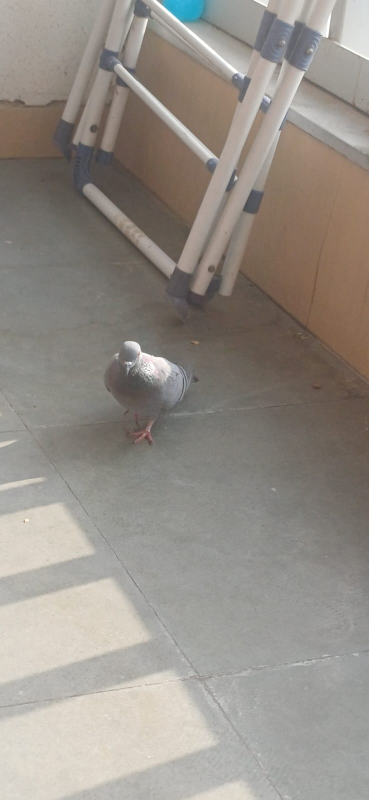
#> input picture real/WhatsApp Image 2026-06-29 at 19.27.32 (1).jpeg, 737 x 1600 px (shown at 1/2 size); its folder holds only this picture in this run
$ python -i features.py   (imports and definitions only)
#> lines starting #> are read from the running program, lines starting #| are printed output that depends on the picture; after the words box and inside, x2 and y2 are one past the last pixel; in counts of white or black regions, pixels touching at a corner belong together
#> in _load_rgb_and_patch, img is the input picture: PIL image 737x1600 RGB; mean R, G, B 148.8, 142.6, 135.5
"""
features.py
-----------
Turns one image into a small vector of numbers ("features") that capture the
visual differences between a REAL photo and a PHOTO OF A SCREEN (recapture).

Why these features (the physics):

1. FREQUENCY-DOMAIN ENERGY (FFT)
   A screen has a regular sub-pixel grid. When you photograph it, that grid
   beats against the camera's own sensor grid and produces a moire pattern -
   a repeating texture that shows up as extra energy at mid/high spatial
   frequencies in the 2D Fourier transform. Real-world textures (skin, cloth,
   walls, leaves) don't have this regular grid, so their frequency energy
   falls off smoothly. We measure how much energy sits in mid/high bands
   relative to total energy, and how "spiky" (peaky) that energy is.

2. COLOR STATISTICS
   Screens emit light (backlight + RGB sub-pixels) instead of reflecting it.
   This tends to push colors towards a cooler/bluer cast, compress contrast
   in highlights, and produce a narrower, more uniform saturation range.
   We measure mean/std of hue, saturation, and the blue-vs-red balance.

3. LOCAL SHARPNESS / BLUR CONSISTENCY
   Real-world scenes have depth: parts of the image are sharp, parts are
   naturally out of focus (depth of field). A recapture is a flat 2D surface
   photographed by a camera, so its sharpness pattern is much more uniform
   across the frame. We tile the image and measure the variance of a
   Laplacian-based sharpness score across tiles - real photos vary more.

4. GLARE / SPECULAR HIGHLIGHTS
   Screens (and printouts under any indoor light) often have flat, bright,
   low-saturation patches caused by glare reflecting off a flat surface.
   We measure how much of the image is in "near-white, low-saturation,
   high-brightness" territory.

5. EDGE / BEZEL HINTS
   If a screen edge, bezel, or rectangular frame is visible, there's often a
   strong straight-line signature near the image border. We do a cheap check
   for strong horizontal/vertical gradient concentration near the border.

All features are scale-invariant-ish (images are resized to a fixed size
first) and computed with plain numpy/scipy/PIL so they're cheap and easy to
port to a phone (no heavy deep-learning runtime needed).
"""

import numpy as np
from PIL import Image
from scipy import ndimage

# Fixed working size keeps features comparable across different camera
# resolutions, and keeps everything fast.
WORK_SIZE = 512


def _crop_center_square(img):
    w, h = img.size
#> w = 737; h = 1600
    min_dim = min(w, h)
#> min_dim = 737
    left = (w - min_dim) // 2
#> left = 0
    top = (h - min_dim) // 2
#> top = 431
    right = left + min_dim
#> right = 737
    bottom = top + min_dim
#> bottom = 1168
    return img.crop((left, top, right, bottom))


def _load_rgb_and_patch(image_path_or_img):
    if isinstance(image_path_or_img, Image.Image):
        img = image_path_or_img.convert("RGB")
    else:
        img = Image.open(image_path_or_img).convert("RGB")

    # Crop to square first to avoid warping aspect ratio
    square_img = _crop_center_square(img)

    # 1. Global image for color, sharpness tiling, glare, and borders
    global_img = square_img.resize((WORK_SIZE, WORK_SIZE), Image.BILINEAR)
    global_rgb = np.asarray(global_img).astype(np.float32)

    # 2. Original-resolution patch for frequency domain moire patterns
    orig_w, orig_h = square_img.size
#> orig_w = 737; orig_h = 737
    if orig_w > WORK_SIZE:
        left = (orig_w - WORK_SIZE) // 2
#> left = 112
        top = (orig_h - WORK_SIZE) // 2
#> top = 112
        patch_img = square_img.crop((left, top, left + WORK_SIZE, top + WORK_SIZE))
    else:
        patch_img = global_img

    patch_rgb = np.asarray(patch_img).astype(np.float32)

    return global_rgb, patch_rgb


def _to_gray(rgb):
    return (0.299 * rgb[..., 0] + 0.587 * rgb[..., 1] + 0.114 * rgb[..., 2])
#> returned value: shape (512, 512) float32


def _fft_features(gray):
    """Energy distribution in the frequency domain (moire / screen-grid signal)."""
    # Window to reduce edge-of-image artifacts in the FFT
    h, w = gray.shape
#> h = 512; w = 512
    win = np.outer(np.hanning(h), np.hanning(w))
    f = np.fft.fft2(gray * win)
    fshift = np.fft.fftshift(f)
    mag = np.abs(fshift)
    mag_log = np.log1p(mag)
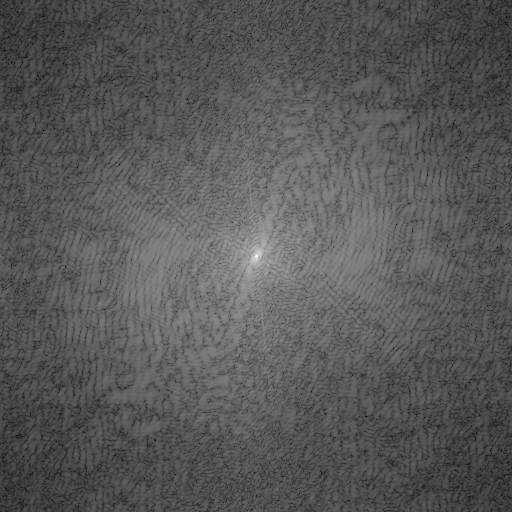
#> mag_log: shape (512, 512) float64; min 0.659, max 15.83, mean 5.92; drawn with min black and max white

    cy, cx = h // 2, w // 2
#> cy = 256; cx = 256
    yy, xx = np.mgrid[0:h, 0:w]
    r = np.sqrt((yy - cy) ** 2 + (xx - cx) ** 2)
    r_norm = r / r.max()

    # Ring masks: low / mid / high frequency bands
    low_mask = r_norm < 0.08
    mid_mask = (r_norm >= 0.08) & (r_norm < 0.30)
    high_mask = r_norm >= 0.30

    total = mag_log.sum() + 1e-8
#> total = 1552395.5
    low_e = mag_log[low_mask].sum() / total
#> low_e = 0.0159
    mid_e = mag_log[mid_mask].sum() / total
#> mid_e = 0.17
    high_e = mag_log[high_mask].sum() / total
#> high_e = 0.814

    # "Peakiness": screens often create a few sharp narrow spikes in the
    # mid band (moire), rather than smoothly distributed energy.
    mid_vals = mag_log[mid_mask]
    mid_peakiness = (mid_vals.max() / (mid_vals.mean() + 1e-8)) if mid_vals.size else 0.0
#> mid_peakiness = 1.29

    return {
        "fft_low_e": low_e,
        "fft_mid_e": mid_e,
        "fft_high_e": high_e,
        "fft_mid_peakiness": mid_peakiness,
    }


def _color_features(rgb):
    r, g, b = rgb[..., 0], rgb[..., 1], rgb[..., 2]
    mx = rgb.max(axis=-1)
    mn = rgb.min(axis=-1)
    diff = mx - mn

    sat = np.where(mx > 0, diff / (mx + 1e-8), 0.0)
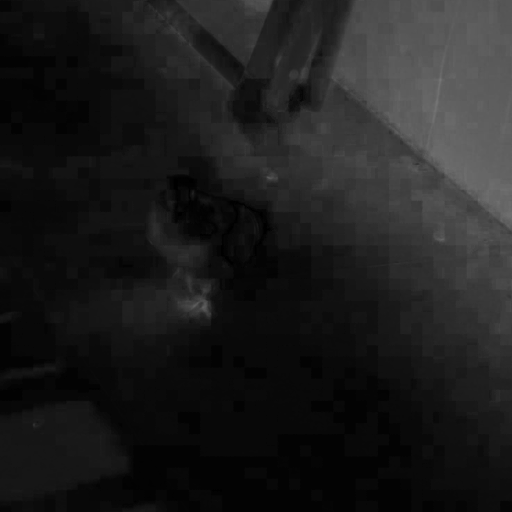
#> sat: shape (512, 512) float32; min 0, max 0.466, mean 0.117
    val = mx / 255.0

    blue_red_balance = (b.mean() - r.mean()) / 255.0  # screens often skew cool/blue
#> blue_red_balance = -0.0553

    return {
        "sat_mean": sat.mean(),
        "sat_std": sat.std(),
        "val_mean": val.mean(),
        "blue_red_balance": blue_red_balance,
        "r_std": r.std() / 255.0,
        "g_std": g.std() / 255.0,
        "b_std": b.std() / 255.0,
    }


def _sharpness_tiles(gray, tiles=8):
    """Variance of local sharpness across a tiled grid (depth-of-field cue)."""
#> called with tiles = 8
    h, w = gray.shape
    th, tw = h // tiles, w // tiles
    lap = ndimage.laplace(gray)
    scores = []
    for i in range(tiles):
        for j in range(tiles):
            tile = lap[i * th:(i + 1) * th, j * tw:(j + 1) * tw]
            if tile.size:
                scores.append(tile.var())
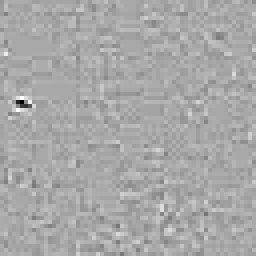
#> tile: shape (64, 64) float32 (shown 4 times larger); min -39, max 20, mean -0.00181; drawn with min black and max white
#> after the loop, scores = 64 values, max 462.9 at index 27, min 3.06 at index 6, mean 24.54
    scores = np.array(scores) if scores else np.array([0.0])
    return {
        "sharp_tile_mean": scores.mean(),
        "sharp_tile_std": scores.std(),
        "sharp_tile_cv": scores.std() / (scores.mean() + 1e-8),  # coefficient of variation
    }


def _glare_features(rgb):
    """Fraction of near-white, low-saturation, bright pixels (glare/screen glow)."""
    r, g, b = rgb[..., 0], rgb[..., 1], rgb[..., 2]
    mx = rgb.max(axis=-1)
    mn = rgb.min(axis=-1)
    sat = np.where(mx > 0, (mx - mn) / (mx + 1e-8), 0.0)
    bright = mx / 255.0

    glare_mask = (bright > 0.85) & (sat < 0.15)
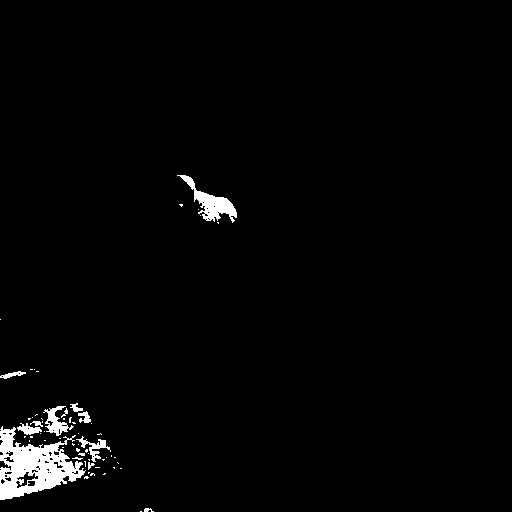
#> glare_mask: shape (512, 512) bool; 2.1% white; 61 white regions (49 under 20 px), largest, box (x1, y1, x2, y2) and area: (0, 426, 86, 500) 3190, (177, 175, 237, 223) 873, (43, 406, 74, 436) 370
    return {
        "glare_frac": glare_mask.mean(),
    }


def _border_edge_features(gray):
    """Cheap bezel/frame cue: strong straight gradients concentrated near border."""
    gy, gx = np.gradient(gray)
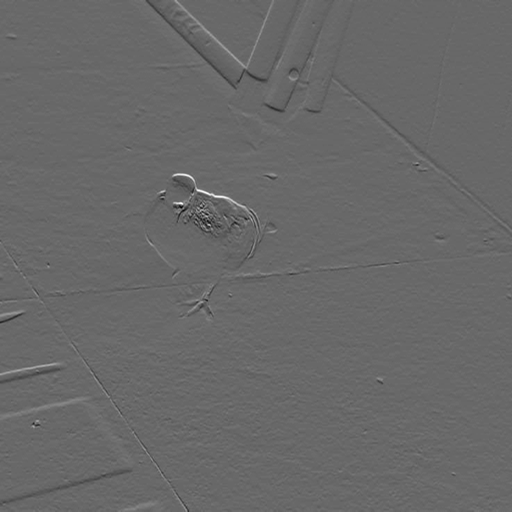
#> gy: shape (512, 512) float32; min -43.94, max 63.11, mean 0.1; drawn with min black and max white
    grad_mag = np.sqrt(gx ** 2 + gy ** 2)
    h, w = grad_mag.shape
    border = max(2, int(0.04 * min(h, w)))

    border_mask = np.zeros_like(grad_mag, dtype=bool)
    border_mask[:border, :] = True
    border_mask[-border:, :] = True
    border_mask[:, :border] = True
    border_mask[:, -border:] = True

    border_energy = grad_mag[border_mask].mean()
#> border_energy = 1.63
    interior_energy = grad_mag[~border_mask].mean() + 1e-8
#> interior_energy = 1.79
    return {
        "border_edge_ratio": border_energy / interior_energy,
    }


def _lbp_features(gray, bins=16):
    """Computes a histogram of Local Binary Patterns (LBP) for texture representation."""
#> called with bins = 16
    h, w = gray.shape
    lbp = np.zeros((h - 2, w - 2), dtype=np.uint8)

    # 8-neighborhood offsets (clockwise)
    offsets = [
        (-1, -1), (-1, 0), (-1, 1),
        (0, 1), (1, 1), (1, 0),
        (1, -1), (0, -1)
    ]

    center = gray[1:-1, 1:-1]

    for i, (dy, dx) in enumerate(offsets):
        neighbor = gray[1+dy : h-1+dy, 1+dx : w-1+dx]
        mask = neighbor >= center
        lbp += (mask.astype(np.uint8) << i)
#> this loop made 8 passes
#> pass 1, in _lbp_features, `mask = neighbor >= center`:
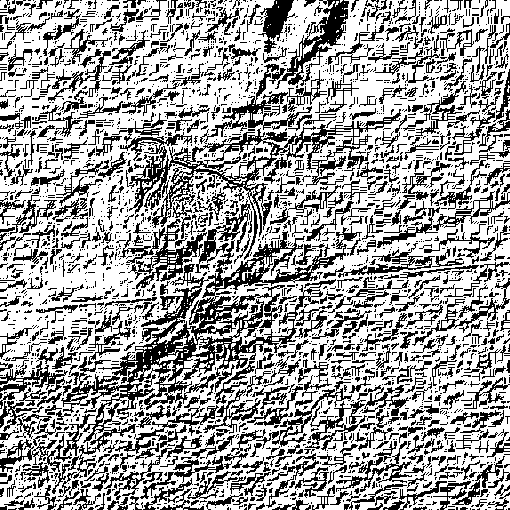
#> mask: shape (510, 510) bool; 63.8% white; black in thin lines or dots
#> after the loop:
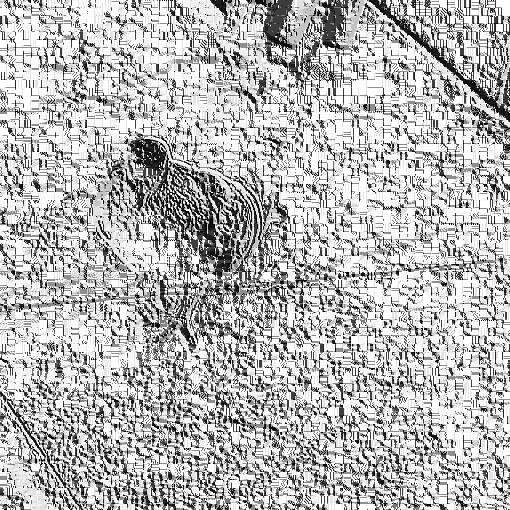
#> lbp: shape (510, 510); min 0, max 255, mean 182.8

    hist, _ = np.histogram(lbp, bins=bins, range=(0, 256), density=True)
#> hist = [0.00372, 0.00217, 0.000729, 0.0047, 0.000227, 6.44e-05, 0.000428, 0.00394, 0.00566, 0.0012, 0.000232, 0.00119, 0.00349, 0.000569, 0.00716, 0.027]
    return {f"lbp_bin_{i}": float(val) for i, val in enumerate(hist)}


LBP_BINS = 16
FEATURE_NAMES = [
    "fft_low_e", "fft_mid_e", "fft_high_e", "fft_mid_peakiness",
    "sat_mean", "sat_std", "val_mean", "blue_red_balance",
    "r_std", "g_std", "b_std",
    "sharp_tile_mean", "sharp_tile_std", "sharp_tile_cv",
    "glare_frac",
    "border_edge_ratio",
] + [f"lbp_bin_{i}" for i in range(LBP_BINS)]


def extract_features(image_path_or_img):
    """Main entry point: image -> fixed-length numpy feature vector."""
    global_rgb, patch_rgb = _load_rgb_and_patch(image_path_or_img)
    global_gray = _to_gray(global_rgb)
    patch_gray = _to_gray(patch_rgb)

    feats = {}
    feats.update(_fft_features(patch_gray))     # Run FFT on high-res patch to preserve moire
    feats.update(_color_features(global_rgb))
    feats.update(_sharpness_tiles(global_gray))
    feats.update(_glare_features(global_rgb))
    feats.update(_border_edge_features(global_gray))
    feats.update(_lbp_features(patch_gray, bins=LBP_BINS)) # Run LBP on high-res patch for texture

    vec = np.array([feats[name] for name in FEATURE_NAMES], dtype=np.float32)
#> vec = 32 values, max 58.96 at index 12, min -0.0553 at index 7, mean 2.82
    vec = np.nan_to_num(vec, nan=0.0, posinf=0.0, neginf=0.0)
    return vec, feats

>>> result = extract_features('real/WhatsApp Image 2026-06-29 at 19.27.32 (1).jpeg')

$ run again, on real/WhatsApp Image 2026-06-29 at 19.27.32 (10).jpeg
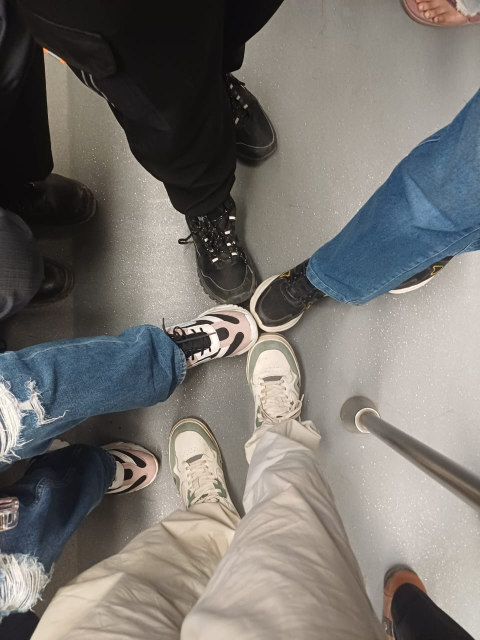
#> input picture real/WhatsApp Image 2026-06-29 at 19.27.32 (10).jpeg, 960 x 1280 px (shown at 1/2 size)
#> in _load_rgb_and_patch, img is the input picture: PIL image 960x1280 RGB; mean R, G, B 118.7, 115.4, 111
#> total = 1917745.6
#> low_e = 0.0149
#> mid_e = 0.161
#> high_e = 0.824
#> mid_peakiness = 1.28
#> blue_red_balance = -0.0186
#> after the loop in _sharpness_tiles, `for i in range(tiles):`:
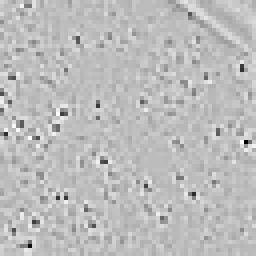
#> tile: shape (64, 64) float32 (shown 4 times larger); min -83, max 29, mean 0; drawn with min black and max white
#> after the loop in _sharpness_tiles, `for i in range(tiles):`: scores = 64 values, max 3073.5 at index 35, min 13.03 at index 16, mean 394.8
#> glare_mask: shape (512, 512) bool; 2.5% white; 427 white regions (400 under 20 px), largest, box (x1, y1, x2, y2) and area: (269, 288, 316, 359) 1717, (185, 375, 217, 437) 963, (0, 324, 22, 400) 891
#> border_energy = 4.59
#> interior_energy = 5.79
#> after the loop in _lbp_features, `for i, (dy, dx) in enumerate(offsets):`:
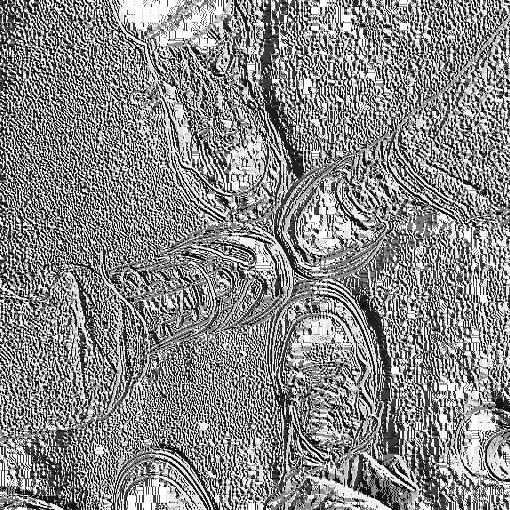
#> lbp: shape (510, 510); min 0, max 255, mean 137.6
#> hist = [0.00845, 0.00472, 0.00228, 0.00624, 0.000894, 0.000527, 0.00124, 0.00504, 0.0045, 0.00149, 0.000541, 0.00145, 0.0038, 0.00209, 0.00512, 0.0141]
#> vec = 32 values, max 531.7 at index 12, min -0.0186 at index 7, mean 29.14

$ run again, on real/WhatsApp Image 2026-06-29 at 19.27.32 (11).jpeg
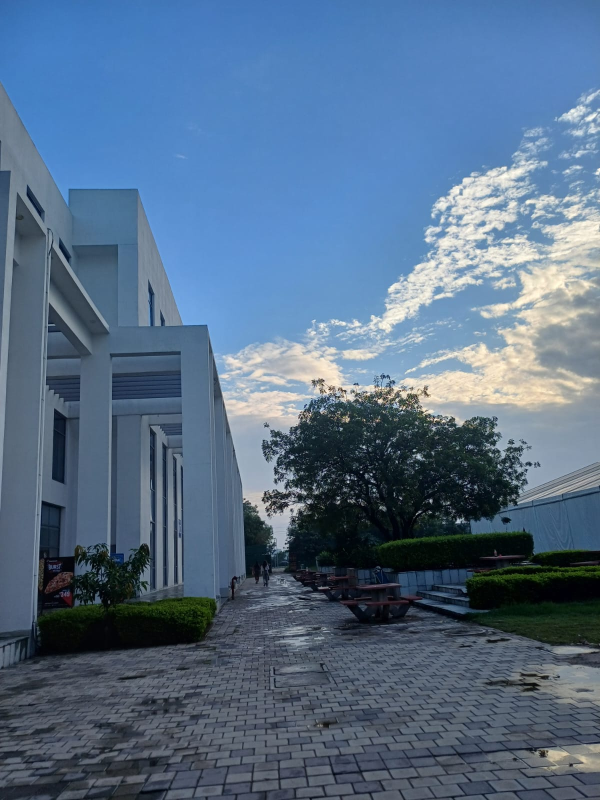
#> input picture real/WhatsApp Image 2026-06-29 at 19.27.32 (11).jpeg, 1200 x 1600 px (shown at 1/2 size)
#> in _load_rgb_and_patch, img is the input picture: PIL image 1200x1600 RGB; mean R, G, B 85.5, 109.4, 135.5
#> total = 1966144.3
#> low_e = 0.0137
#> mid_e = 0.153
#> high_e = 0.833
#> mid_peakiness = 1.26
#> blue_red_balance = 0.174
#> after the loop in _sharpness_tiles, `for i in range(tiles):`:
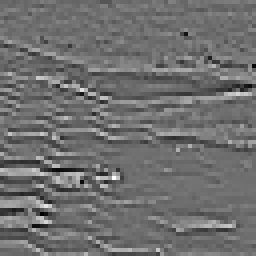
#> tile: shape (64, 64) float32 (shown 4 times larger); min -112.9, max 145.6, mean 0; drawn with min black and max white
#> after the loop in _sharpness_tiles, `for i in range(tiles):`: scores = 64 values, max 1981.3 at index 37, min 0.967 at index 5, mean 479.5
#> glare_mask: shape (512, 512) bool; 3.1% white; 280 white regions (227 under 20 px), largest, box (x1, y1, x2, y2) and area: (323, 132, 385, 198) 927, (437, 141, 496, 177) 715, (466, 103, 512, 136) 705
#> border_energy = 5.7
#> interior_energy = 7.07
#> after the loop in _lbp_features, `for i, (dy, dx) in enumerate(offsets):`:
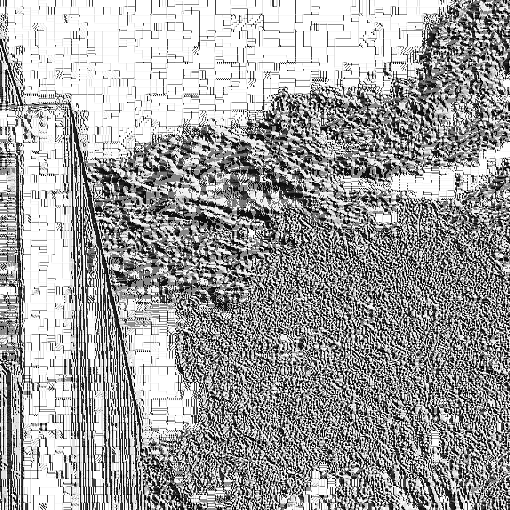
#> lbp: shape (510, 510); min 0, max 255, mean 162.6
#> hist = [0.0072, 0.0027, 0.00187, 0.00403, 0.000664, 0.000268, 0.000935, 0.00425, 0.00577, 0.00108, 0.000347, 0.000977, 0.00287, 0.00132, 0.00486, 0.0234]
#> vec = 32 values, max 479.5 at index 11, min 0.000268 at index 21, mean 29.74

$ run again, on real/WhatsApp Image 2026-06-29 at 19.27.32 (12).jpeg
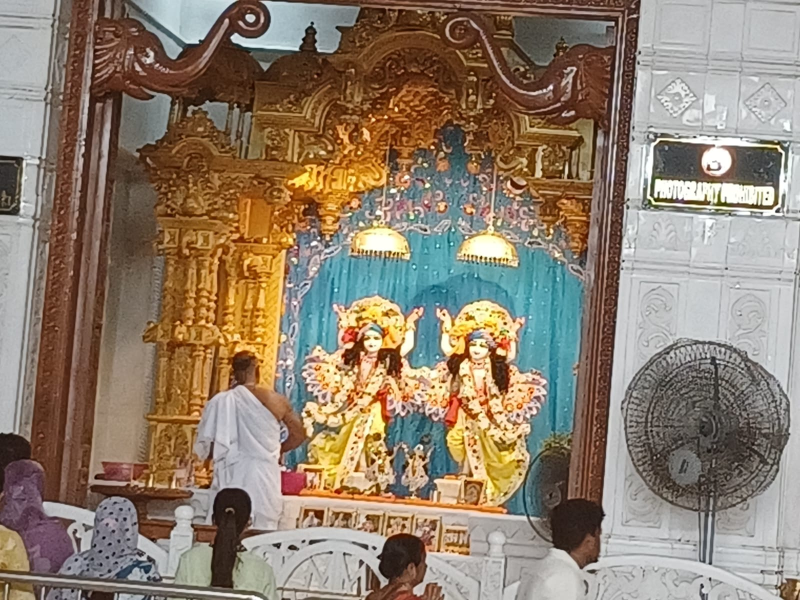
#> input picture real/WhatsApp Image 2026-06-29 at 19.27.32 (12).jpeg, 1600 x 1200 px (shown at 1/2 size)
#> in _load_rgb_and_patch, img is the input picture: PIL image 1600x1200 RGB; mean R, G, B 143.3, 127.3, 109.9
#> total = 1594574.8
#> low_e = 0.0174
#> mid_e = 0.187
#> high_e = 0.796
#> mid_peakiness = 1.3
#> blue_red_balance = -0.156
#> after the loop in _sharpness_tiles, `for i in range(tiles):`: scores = 64 values, max 2506.5 at index 22, min 253 at index 40, mean 1254.8
#> glare_mask: shape (512, 512) bool; 1.7% white; 241 white regions (201 under 20 px), largest, box (x1, y1, x2, y2) and area: (473, 153, 512, 171) 494, (318, 205, 345, 220) 334, (226, 200, 252, 214) 308
#> border_energy = 14.04
#> interior_energy = 16.42
#> after the loop in _lbp_features, `for i, (dy, dx) in enumerate(offsets):`:
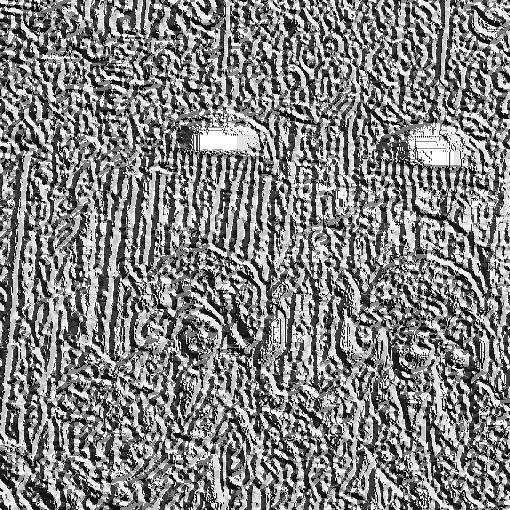
#> lbp: shape (510, 510); min 0, max 255, mean 130.6
#> hist = [0.00786, 0.00588, 0.00105, 0.00851, 0.000416, 0.000142, 0.000834, 0.00588, 0.00601, 0.000928, 0.000181, 0.000546, 0.00725, 0.00086, 0.00678, 0.00936]
#> vec = 32 values, max 1254.8 at index 11, min -0.156 at index 7, mean 57.35
